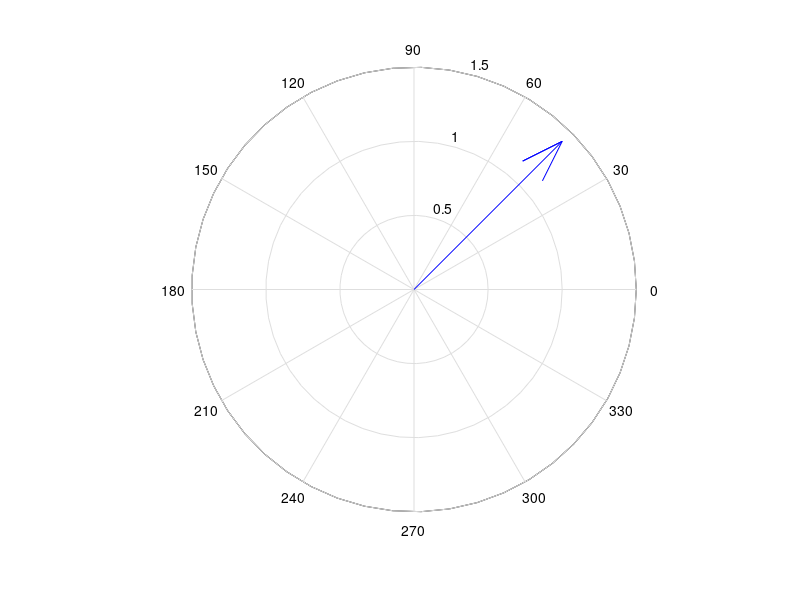

This chart was generated by the following MATLAB code: (Note: this script raises an error after producing the figure.)


clear all
clc

answer=1; 
trip = 2;
w=0;
data2 = [];
value = [];
figure('units','normalized','outerposition',[0 0 1 1])
comp = compass(1,1);
x=1:100000;
arduino=serial('COM4','BaudRate',1200);
fopen(arduino);

while(trip~=102)
    trip=fread(arduino,1);
end

data = 102;
data = [data; fread(arduino,11,'char')];

while(1)
    delete(comp)
    w=w+1;
    data2 = fread(arduino,12,'char');
    data_char = char(data2);
    data_converted = [data_char(9) data_char(10) data_char(7) data_char(8) data_char(5) data_char(6) data_char(3) data_char(4)];
    value = [value; hexsingle2num(data_converted)];
    flexR = v2r(value(w));
    map_value = map(flexR,13213.39,47393.18,0.0,90.0)
    [x_c,y_c] = pol2cart(map_value*(pi/180),1);
    comp = compass(x_c,y_c);
    ylim([0 1])
    if mod(w,25)==0
        answer=input('Enter led value 1,2, or 3:   '); % ask user to enter value for variable answer
        fprintf(arduino,'%s',char(answer)); % send answer variable content to arduino
    end
    drawnow update
end

